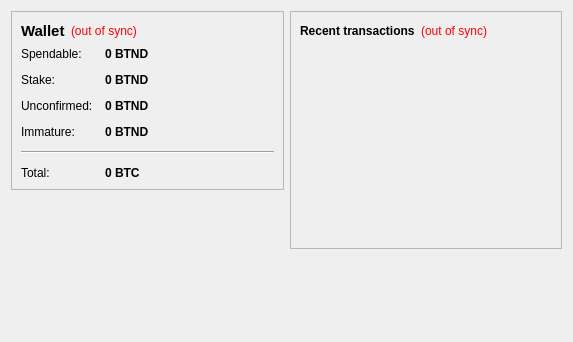
<?xml version="1.0" encoding="UTF-8"?>
<ui version="4.0">
 <class>OverviewPage</class>
 <widget class="QWidget" name="OverviewPage">
  <property name="geometry">
   <rect>
    <x>0</x>
    <y>0</y>
    <width>573</width>
    <height>342</height>
   </rect>
  </property>
  <property name="windowTitle">
   <string>Form</string>
  </property>
  <layout class="QHBoxLayout" name="horizontalLayout" stretch="1,1">
   <item>
    <layout class="QVBoxLayout" name="verticalLayout_2">
     <item>
      <widget class="QFrame" name="frame">
       <property name="frameShape">
        <enum>QFrame::StyledPanel</enum>
       </property>
       <property name="frameShadow">
        <enum>QFrame::Raised</enum>
       </property>
       <layout class="QVBoxLayout" name="verticalLayout_4">
        <item>
         <layout class="QHBoxLayout" name="horizontalLayout_4">
          <item>
           <widget class="QLabel" name="label_5">
            <property name="font">
             <font>
              <pointsize>11</pointsize>
              <weight>75</weight>
              <bold>true</bold>
             </font>
            </property>
            <property name="text">
             <string>Wallet</string>
            </property>
           </widget>
          </item>
          <item>
           <widget class="QLabel" name="labelWalletStatus">
            <property name="toolTip">
             <string>The displayed information may be out of date. Your wallet automatically synchronizes with the BitDinars network after a connection is established, but this process has not completed yet.</string>
            </property>
            <property name="styleSheet">
             <string notr="true">QLabel { color: red; }</string>
            </property>
            <property name="text">
             <string notr="true">(out of sync)</string>
            </property>
            <property name="alignment">
             <set>Qt::AlignLeading|Qt::AlignLeft|Qt::AlignVCenter</set>
            </property>
           </widget>
          </item>
          <item>
           <spacer name="horizontalSpacer_2">
            <property name="orientation">
             <enum>Qt::Horizontal</enum>
            </property>
            <property name="sizeHint" stdset="0">
             <size>
              <width>40</width>
              <height>20</height>
             </size>
            </property>
           </spacer>
          </item>
         </layout>
        </item>
        <item>
         <layout class="QFormLayout" name="formLayout_2">
          <property name="fieldGrowthPolicy">
           <enum>QFormLayout::AllNonFixedFieldsGrow</enum>
          </property>
          <property name="horizontalSpacing">
           <number>12</number>
          </property>
          <property name="verticalSpacing">
           <number>12</number>
          </property>
          <item row="0" column="0">
           <widget class="QLabel" name="label">
            <property name="text">
             <string>Spendable:</string>
            </property>
           </widget>
          </item>
          <item row="0" column="1">
           <widget class="QLabel" name="labelBalance">
            <property name="font">
             <font>
              <weight>75</weight>
              <bold>true</bold>
             </font>
            </property>
            <property name="cursor">
             <cursorShape>IBeamCursor</cursorShape>
            </property>
            <property name="toolTip">
             <string>Your current spendable balance</string>
            </property>
            <property name="text">
             <string notr="true">0 BTND</string>
            </property>
            <property name="textInteractionFlags">
             <set>Qt::LinksAccessibleByMouse|Qt::TextSelectableByKeyboard|Qt::TextSelectableByMouse</set>
            </property>
           </widget>
          </item>
          <item row="1" column="0">
           <widget class="QLabel" name="label_6">
            <property name="text">
             <string>Stake:</string>
            </property>
           </widget>
          </item>
          <item row="1" column="1">
           <widget class="QLabel" name="labelStake">
            <property name="font">
             <font>
              <weight>75</weight>
              <bold>true</bold>
             </font>
            </property>
            <property name="cursor">
             <cursorShape>IBeamCursor</cursorShape>
            </property>
            <property name="toolTip">
             <string>Total of coins that was staked, and do not yet count toward the current balance</string>
            </property>
            <property name="text">
             <string notr="true">0 BTND</string>
            </property>
            <property name="textInteractionFlags">
             <set>Qt::LinksAccessibleByMouse|Qt::TextSelectableByKeyboard|Qt::TextSelectableByMouse</set>
            </property>
           </widget>
          </item>
          <item row="2" column="0">
           <widget class="QLabel" name="label_3">
            <property name="text">
             <string>Unconfirmed:</string>
            </property>
           </widget>
          </item>
          <item row="2" column="1">
           <widget class="QLabel" name="labelUnconfirmed">
            <property name="font">
             <font>
              <weight>75</weight>
              <bold>true</bold>
             </font>
            </property>
            <property name="cursor">
             <cursorShape>IBeamCursor</cursorShape>
            </property>
            <property name="toolTip">
             <string>Total of transactions that have yet to be confirmed, and do not yet count toward the current balance</string>
            </property>
            <property name="text">
             <string notr="true">0 BTND</string>
            </property>
            <property name="textInteractionFlags">
             <set>Qt::LinksAccessibleByMouse|Qt::TextSelectableByKeyboard|Qt::TextSelectableByMouse</set>
            </property>
           </widget>
          </item>
          <item row="3" column="0">
           <widget class="QLabel" name="labelImmatureText">
            <property name="text">
             <string>Immature:</string>
            </property>
           </widget>
          </item>
          <item row="3" column="1">
           <widget class="QLabel" name="labelImmature">
            <property name="font">
             <font>
              <weight>75</weight>
              <bold>true</bold>
             </font>
            </property>
            <property name="toolTip">
             <string>Mined balance that has not yet matured</string>
            </property>
            <property name="text">
             <string notr="true">0 BTND</string>
            </property>
            <property name="textInteractionFlags">
             <set>Qt::LinksAccessibleByMouse|Qt::TextSelectableByKeyboard|Qt::TextSelectableByMouse</set>
            </property>
           </widget>
          </item>
          <item row="4" column="0" colspan="2">
           <widget class="Line" name="line">
            <property name="orientation">
             <enum>Qt::Horizontal</enum>
            </property>
           </widget>
          </item>
          <item row="5" column="0">
           <widget class="QLabel" name="labelTotalText">
            <property name="text">
             <string>Total:</string>
            </property>
           </widget>
          </item>
          <item row="5" column="1">
           <widget class="QLabel" name="labelTotal">
            <property name="font">
             <font>
              <weight>75</weight>
              <bold>true</bold>
             </font>
            </property>
            <property name="cursor">
             <cursorShape>IBeamCursor</cursorShape>
            </property>
            <property name="toolTip">
             <string>Your current total balance</string>
            </property>
            <property name="text">
             <string notr="true">0 BTC</string>
            </property>
            <property name="textInteractionFlags">
             <set>Qt::LinksAccessibleByMouse|Qt::TextSelectableByKeyboard|Qt::TextSelectableByMouse</set>
            </property>
           </widget>
          </item>
         </layout>
        </item>
       </layout>
      </widget>
     </item>
     <item>
      <spacer name="verticalSpacer">
       <property name="orientation">
        <enum>Qt::Vertical</enum>
       </property>
       <property name="sizeHint" stdset="0">
        <size>
         <width>20</width>
         <height>40</height>
        </size>
       </property>
      </spacer>
     </item>
    </layout>
   </item>
   <item>
    <layout class="QVBoxLayout" name="verticalLayout_3">
     <item>
      <widget class="QFrame" name="frame_2">
       <property name="frameShape">
        <enum>QFrame::StyledPanel</enum>
       </property>
       <property name="frameShadow">
        <enum>QFrame::Raised</enum>
       </property>
       <layout class="QVBoxLayout" name="verticalLayout">
        <item>
         <layout class="QHBoxLayout" name="horizontalLayout_2">
          <item>
           <widget class="QLabel" name="label_4">
            <property name="text">
             <string>&lt;b&gt;Recent transactions&lt;/b&gt;</string>
            </property>
           </widget>
          </item>
          <item>
           <widget class="QLabel" name="labelTransactionsStatus">
            <property name="toolTip">
             <string>The displayed information may be out of date. Your wallet automatically synchronizes with the BitDinars network after a connection is established, but this process has not completed yet.</string>
            </property>
            <property name="styleSheet">
             <string notr="true">QLabel { color: red; }</string>
            </property>
            <property name="text">
             <string notr="true">(out of sync)</string>
            </property>
            <property name="alignment">
             <set>Qt::AlignRight|Qt::AlignTrailing|Qt::AlignVCenter</set>
            </property>
           </widget>
          </item>
          <item>
           <spacer name="horizontalSpacer">
            <property name="orientation">
             <enum>Qt::Horizontal</enum>
            </property>
            <property name="sizeHint" stdset="0">
             <size>
              <width>40</width>
              <height>20</height>
             </size>
            </property>
           </spacer>
          </item>
         </layout>
        </item>
        <item>
         <widget class="QListView" name="listTransactions">
          <property name="styleSheet">
           <string notr="true">QListView { background: transparent; }</string>
          </property>
          <property name="frameShape">
           <enum>QFrame::NoFrame</enum>
          </property>
          <property name="verticalScrollBarPolicy">
           <enum>Qt::ScrollBarAlwaysOff</enum>
          </property>
          <property name="horizontalScrollBarPolicy">
           <enum>Qt::ScrollBarAlwaysOff</enum>
          </property>
          <property name="selectionMode">
           <enum>QAbstractItemView::NoSelection</enum>
          </property>
         </widget>
        </item>
       </layout>
      </widget>
     </item>
     <item>
      <spacer name="verticalSpacer_2">
       <property name="orientation">
        <enum>Qt::Vertical</enum>
       </property>
       <property name="sizeHint" stdset="0">
        <size>
         <width>20</width>
         <height>40</height>
        </size>
       </property>
      </spacer>
     </item>
    </layout>
   </item>
  </layout>
 </widget>
 <resources/>
 <connections/>
</ui>
